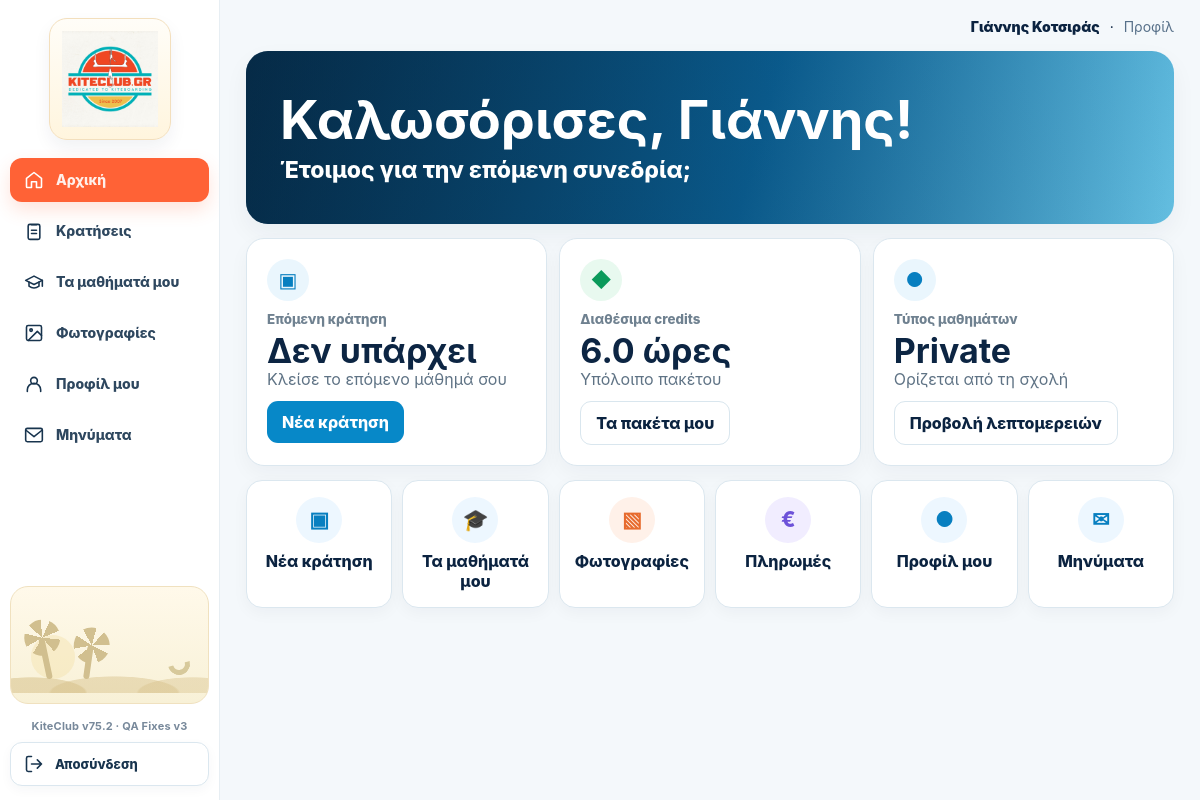
The page /student/home (signed in) on the database its author committed.
### tables this page shows
CREATE TABLE users(
      id INTEGER PRIMARY KEY, name TEXT, email TEXT UNIQUE, phone TEXT,
      role TEXT NOT NULL, password_hash TEXT NOT NULL, active INTEGER DEFAULT 1
    , profile_photo TEXT, surname TEXT, instagram TEXT);

CREATE TABLE students(
      user_id INTEGER PRIMARY KEY, credits REAL DEFAULT 0, level TEXT DEFAULT 'Beginner'
    , student_code TEXT, lesson_type TEXT DEFAULT 'private', group_id INTEGER, crew_member INTEGER DEFAULT 0, crew_start_date TEXT, crew_end_date TEXT, crew_fee REAL DEFAULT 0);

### app.py (the view)
@app.route("/student/home")
def student_home():
    u=current_user()
    if not u or u["role"]!="student": return redirect(url_for("login"))
    con=db()
    st=con.execute("""SELECT s.*,u.name,u.surname,u.email,u.phone,u.instagram,u.profile_photo FROM students s JOIN users u ON u.id=s.user_id WHERE s.user_id=?""",(u["id"],)).fetchone()
    now_dt=datetime.now()
    rows=con.execute("""
      SELECT b.*,COALESCE(bp.attendance_status,b.status) participant_status,sl.lesson_date,sl.start_time,
             ins.name instructor,ins.surname instructor_surname,COALESCE(day_sp.name,slot_sp.name) spot
      FROM booking_participants bp
      JOIN bookings b ON b.id=bp.booking_id
      JOIN slots sl ON sl.id=b.slot_id
      JOIN users ins ON ins.id=sl.instructor_id
      JOIN spots slot_sp ON slot_sp.id=sl.spot_id
      LEFT JOIN day_spots ds ON ds.lesson_date=sl.lesson_date
      LEFT JOIN spots day_sp ON day_sp.id=ds.spot_id
      WHERE bp.student_id=? ORDER BY sl.lesson_date,sl.start_time
    """,(u["id"],)).fetchall()
    upcoming=[]
    for row in rows:
        try: dt=datetime.strptime(f"{row['lesson_date']} {row['start_time']}","%Y-%m-%d %H:%M")
        except Exception: continue
        status=row["participant_status"] or row["status"]
        if status in ("confirmed","pending_payment") and dt>=now_dt:
            upcoming.append(dict(row))
    photos=con.execute("SELECT * FROM student_photos WHERE student_id=? ORDER BY COALESCE(photo_date,'') DESC,created_at DESC,id DESC LIMIT 6",(u["id"],)).fetchall()
    con.close()
    return render_template("student_home.html",student=st,upcoming=upcoming,student_photos=photos,student_nav="home")

### app.py (called while the page is built)
@app.before_request
def enforce_csrf():
    if request.method in ("POST", "PUT", "PATCH", "DELETE"):
        supplied = request.form.get("_csrf_token") or request.headers.get("X-CSRF-Token", "")
        expected = session.get("_csrf_token", "")
        if not supplied or not expected or not hmac.compare_digest(supplied, expected):
            abort(400, description="Invalid or missing security token. Refresh the page and try again.")

@app.after_request
def security_headers(response):
    response.headers["X-Content-Type-Options"] = "nosniff"
    response.headers["Referrer-Policy"] = "strict-origin-when-cross-origin"
    response.headers["X-Frame-Options"] = "DENY"
    response.headers["Permissions-Policy"] = "camera=(), microphone=(), geolocation=()"
    response.headers["Cache-Control"] = "no-store" if session.get("uid") else "no-cache"
    if request.is_secure:
        response.headers["Strict-Transport-Security"] = "max-age=31536000; includeSubDomains"
    return response

def db():
    con = sqlite3.connect(DB, timeout=15)
    con.execute("PRAGMA busy_timeout=15000")
    con.row_factory = sqlite3.Row
    return con

def current_user():
    if not session.get("uid"): return None
    con=db()
    u=con.execute("SELECT * FROM users WHERE id=?",(session["uid"],)).fetchone()
    con.close()
    if u and not u["active"]:
        session.clear()
        return None
    if u:
        session["role"]=u["role"]
        session.permanent=True
    return u

@app.context_processor
def inject():
    me=current_user()
    unread=0
    if me:
        con=db()
        unread=con.execute("SELECT COUNT(*) n FROM messages WHERE recipient_id=? AND read_at IS NULL",(me["id"],)).fetchone()["n"]
        con.close()
    return {"me": me, "message_unread_count": unread, "booking_state_meta": booking_state_meta, "app_version": APP_VERSION}

### templates/student_home.html (shortened to what this page needs)
{% extends "base.html" %}{% block content %}
<link rel="stylesheet" href="{{ url_for('static', filename='student-portal.css') }}">
<link rel="stylesheet" href="{{url_for('static',filename='role-sidebar-v3.css')}}?v=3">
<div class="student-portal-shell">
  {% set student_nav='home' %}{% include '_student_portal_sidebar.html' %}
  <main class="student-portal-main">
    <div class="student-portal-top"><strong>{{student.name}}{% if student.surname %} {{student.surname}}{% endif %}</strong> · <a href="{{url_for('student_profile')}}">Προφίλ</a></div>
    <div class="student-portal-content">
      <section class="sp-hero">
        {% set hero_photo = student_photos[0] if student_photos else none %}
        <div class="sp-welcome " >
          <div class="sp-welcome-copy"><h1>Καλωσόρισες, {{student.name}}!</h1><p>Έτοιμος για την επόμενη συνεδρία;</p></div>
        </div>
      </section>
      <div class="sp-home-cards">
        <article class="sp-home-card"><div class="ico">▣</div><small>Επόμενη κράτηση</small>{% if upcoming %}<b>{{upcoming[0].lesson_date|gr_date}}</b><div>{{upcoming[0].start_time|hm24}} · {{upcoming[0].spot}}</div><a class="btn" href="{{url_for('student')}}">Προβολή κράτησης</a>{% else %}<b>Δεν υπάρχει</b><div class="muted">Κλείσε το επόμενο μάθημά σου</div><a class="btn" href="{{url_for('student')}}">Νέα κράτηση</a>{% endif %}</article>
        <article class="sp-home-card"><div class="ico" style="background:#e8f9ef;color:#0b9a5b">◆</div><small>Διαθέσιμα credits</small><b>{{student.credits}} ώρες</b><div class="muted">Υπόλοιπο πακέτου</div><a class="btn alt" href="{{url_for('student_profile')}}#payments">Τα πακέτα μου</a></article>
        <article class="sp-home-card"><div class="ico">●</div><small>Τύπος μαθημάτων</small><b>{{'Private' if student.lesson_type=='private' else ('2P Group' if student.lesson_type=='2p' else '3P Group')}}</b><div class="muted">Ορίζεται από τη σχολή</div><a class="btn alt" href="{{url_for('student_profile')}}">Προβολή λεπτομερειών</a></article>
      </div>
      <div class="sp-quick">
        <a href="{{url_for('student')}}"><span class="qicon">▣</span>Νέα κράτηση</a>
        <a href="{{url_for('student_profile')}}#lessons"><span class="qicon">🎓</span>Τα μαθήματά μου</a>
        <a href="{{url_for('student_profile')}}#photos"><span class="qicon" style="background:#fff1e9;color:#e76b2e">▧</span>Φωτογραφίες</a>
        <a href="{{url_for('student_profile')}}#payments"><span class="qicon" style="background:#f1edff;color:#6d52d9">€</span>Πληρωμές</a>
        <a href="{{url_for('student_profile')}}"><span class="qicon">●</span>Προφίλ μου</a>
        <a href="{{url_for('student_messages')}}"><span class="qicon">✉</span>Μηνύματα{% if message_unread_count %} ({{message_unread_count}}){% endif %}</a>
      </div>
    </div>
  </main>
</div>
{% endblock %}

### static/student-portal.css (style rules this page uses)
:root { --sp-navy:#0a2742;--sp-orange:#ff6236;--sp-orange2:#ff8450;--sp-blue:#1494dc;--sp-line:#dbe7ef;--sp-soft:#f4f8fb;--sp-text:#0b2340;--sp-muted:#6f8190;--sp-green:#0b9a5b;--sp-cream:#fffaf0;--sp-card:#ffffff }
body.student-portal-body { background:var(--sp-soft) }
.student-portal-shell { min-height:100vh;display:grid;grid-template-columns:220px minmax(0,1fr) }
.student-portal-main { min-width:0;padding:18px 26px 44px }
.student-portal-top { max-width:1300px;margin:0 auto 16px;display:flex;justify-content:flex-end;align-items:center;gap:10px;color:var(--sp-text);font-size:14px }
.student-portal-top strong { font-weight:900 }
.student-portal-top a { text-decoration:none;color:#577089 }
.student-portal-content { max-width:1300px;margin:0 auto }
.sp-hero { border-radius:22px;overflow:hidden;box-shadow:0 10px 24px rgba(7,36,63,.05) }
.sp-welcome { min-height:170px;padding:40px 34px;display:flex;align-items:center;position:relative;background:linear-gradient(105deg,#07365a 0%,#0c6ba5 55%,#69c7ea 100%);color:#fff;overflow:hidden }
.sp-welcome:after { content:"";position:absolute;inset:0;background:linear-gradient(90deg,rgba(4,29,48,.46),rgba(4,29,48,.05));pointer-events:none }
.sp-welcome-copy { position:relative;z-index:1;max-width:680px }
.sp-welcome h1 { font-size:54px;line-height:1.06;margin:0 0 8px;color:#fff }
.sp-welcome p { font-size:23px;margin:0;font-weight:760 }
.sp-home-cards { display:grid;grid-template-columns:repeat(3,minmax(0,1fr));gap:12px;margin-top:14px }
.sp-home-card { background:var(--sp-card);border:1px solid var(--sp-line);border-radius:18px;padding:20px;box-shadow:0 8px 20px rgba(7,36,63,.04) }
.sp-home-card .ico { width:42px;height:42px;border-radius:50%;display:flex;align-items:center;justify-content:center;background:#eaf6fd;color:#087fc0;font-size:20px;margin-bottom:10px }
.sp-home-card small { display:block;color:var(--sp-muted);font-weight:850;margin-bottom:6px }
.sp-home-card b { font-size:34px;line-height:1.05;display:block;color:#0c2543 }
.sp-home-card div { color:#5f7385 }
.sp-home-card .btn { margin-top:12px }
.sp-quick { display:grid;grid-template-columns:repeat(6,minmax(0,1fr));gap:10px;margin-top:14px }
.sp-quick a { background:#fff;border:1px solid var(--sp-line);border-radius:16px;padding:16px 10px;text-decoration:none;text-align:center;font-weight:850;color:var(--sp-text);box-shadow:0 5px 16px rgba(7,36,63,.04) }
.sp-quick .qicon { display:flex;width:46px;height:46px;border-radius:50%;margin:0 auto 8px;background:#edf7ff;color:#087fc0;align-items:center;justify-content:center;font-size:21px }

### templates/base.html (style rules this page uses)
:root { --n:#0b2340;--b:#0788c8;--bg:#f3f8fb;--g:#dff7e8;--gt:#0c7c46;--r:#ffe3e6;--rt:#bd3541;--o:#fff0d6;--ot:#a86100;--l:#d9e6ee;--m:#6f8190 }
* { box-sizing:border-box }
body { margin:0;background:var(--bg);color:var(--n);font-family:Inter,system-ui,-apple-system,Segoe UI,sans-serif }
a { color:inherit }
h1 { font-size:28px;margin:0 0 6px }
.muted { color:var(--m) }
.btn { border:0;border-radius:11px;padding:11px 15px;font-weight:800;cursor:pointer;background:var(--b);color:#fff;text-decoration:none;display:inline-block }
.btn.alt { background:#fff;color:var(--n);border:1px solid var(--l) }

### rows shown on the page
users: name "Γιάννης", surname "Κοτσιράς"
students: credits "6.0", lesson_type "Private"

### other values the page prints
{{ app_version }} "KiteClub v75.2 · QA Fixes v3"
